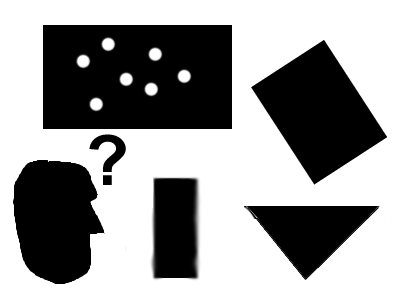
#> input picture aula_03/pic1.png, 400 x 300 px
$ python houghlines.py
#> lines starting #> are read from the running program, lines starting #| are printed output that depends on the picture; after the words box and inside, x2 and y2 are one past the last pixel; in counts of white or black regions, pixels touching at a corner belong together
#!/usr/bin/python
#-*- coding:utf-8 -*-

'''
This example illustrates how to use Hough Transform to find lines

Usage:
    houghlines.py [<image_name>]
    image argument defaults to ./pic1.png
'''

# Python 2/3 compatibility
from __future__ import print_function

import cv2
import numpy as np
import sys
import math

if __name__ == '__main__':
    print(__doc__)

    try:
        fn = sys.argv[1]
    except IndexError:
        fn = "./pic1.png"

    src = cv2.imread(fn)
#> src is the input picture: shape (300, 400, 3); mean B, G, R 154.1, 154.1, 154.1
    dst = cv2.Canny(src, 50, 200) # aplica o detector de bordas de Canny à imagem src
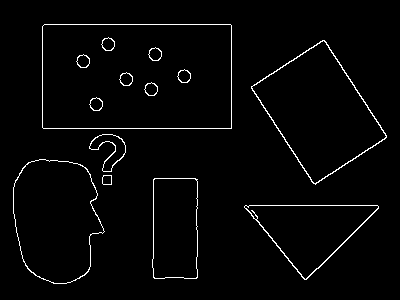
#> dst: shape (300, 400); 2.3% white in thin lines or dots, all inside (x1, y1, x2, y2) = (13, 24, 387, 284)
    cdst = cv2.cvtColor(dst, cv2.COLOR_GRAY2BGR) # Converte a imagem para BGR para permitir desenho colorido

    if True: # HoughLinesP
        lines = cv2.HoughLinesP(dst, 10, math.pi/180.0, 100, np.array([]), 5, 5)
#> lines = 83 rows, first 6: [244, 206, 276, 243], [269, 74, 285, 65], [90, 260, 90, 250], [52, 160, 80, 164], [280, 131, 313, 183], [306, 50, 323, 40]
        print("Used Probabilistic Rough Transform")
        print("The probabilistic hough transform returns the end points of the detected lines")
        a,b,c = lines.shape
#> a = 83; b = 1; c = 4
        print("Valor de A",a, "valor de lines.shape", lines.shape)
#| Valor de A 83 valor de lines.shape (83, 1, 4)
        for i in range(a):
            # Faz uma linha ligando o ponto inicial ao ponto final, com a cor vermelha (BGR)
            cv2.line(cdst, (lines[i][0][0], lines[i][0][1]), (lines[i][0][2], lines[i][0][3]), (0, 0, 255), 3, cv2.LINE_AA)
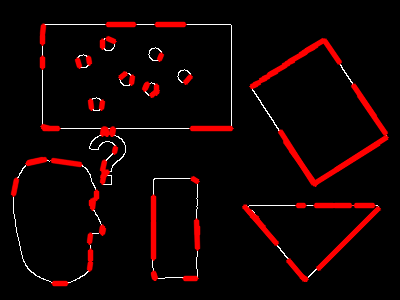
#> cdst: shape (300, 400, 3); mean B, G, R 2.8, 2.8, 16.5

    else:    # HoughLines
        # Esperemos nao cair neste caso
        lines = cv2.HoughLines(dst, 1, math.pi/180.0, 50, np.array([]), 0, 0)
        a,b,c = lines.shape
        for i in range(a):
            rho = lines[i][0][0]
            theta = lines[i][0][1]
            a = math.cos(theta)
            b = math.sin(theta)
            x0, y0 = a*rho, b*rho
            pt1 = ( int(x0+1000*(-b)), int(y0+1000*(a)) )
            pt2 = ( int(x0-1000*(-b)), int(y0-1000*(a)) )
            cv2.line(cdst, pt1, pt2, (0, 0, 255), 3, cv2.LINE_AA)
        print("Used old vanilla Hough transform")
        print("Returned points will be radius and angles")

    cv2.imshow("source", src)
    cv2.imshow("detected lines", cdst)
    cv2.waitKey(0)


def HoughLines(frame):
    dst =cv2.Canny(frame,50,200)
    if True: # HoughLinesP
        lines = cv2.HoughLinesP(dst, 10, math.pi/180.0, 100, np.array([]), 5, 5)
        print("Used Probabilistic Rough Transform")
        print("The probabilistic hough transform returns the end points of the detected lines")
        a,b,c = lines.shape
        print("Valor de A",a, "valor de lines.shape", lines.shape)
        for i in range(a):
            # Faz uma linha ligando o ponto inicial ao ponto final, com a cor vermelha (BGR)
            cv2.line(cdst, (lines[i][0][0], lines[i][0][1]), (lines[i][0][2], lines[i][0][3]), (0, 0, 255), 3, cv2.LINE_AA)

    else:    # HoughLines
        # Esperemos nao cair neste caso
        lines = cv2.HoughLines(dst, 1, math.pi/180.0, 50, np.array([]), 0, 0)
        a,b,c = lines.shape
        for i in range(a):
            rho = lines[i][0][0]
            theta = lines[i][0][1]
            a = math.cos(theta)
            b = math.sin(theta)
            x0, y0 = a*rho, b*rho
            pt1 = ( int(x0+1000*(-b)), int(y0+1000*(a)) )
            pt2 = ( int(x0-1000*(-b)), int(y0-1000*(a)) )
            cv2.line(cdst, pt1, pt2, (0, 0, 255), 3, cv2.LINE_AA)
        print("Used old vanilla Hough transform")
        print("Returned points will be radius and angles")
